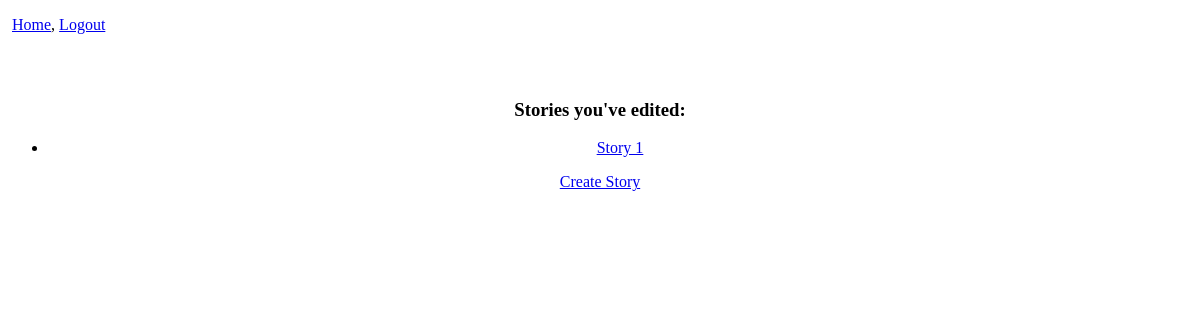
The app's page / (signed in), older data.
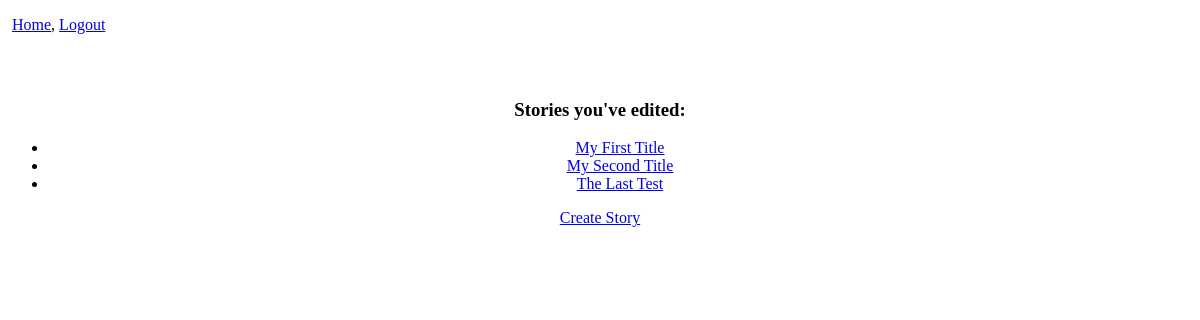
The same page, newer data.
### tables this page shows
CREATE TABLE pages(story_id int, title text, content text, edit_ids text);

### __init__.py (the view)
@app.route('/', methods=["GET"])
def landing_page():
	if (session):
		c.execute("SELECT * FROM pages")
		print(c.fetchall())
		c.execute("SELECT * FROM user_info")
		print(c.fetchall())
		c.execute('SELECT stories_ids FROM user_info WHERE username=?', [session["username"][0]])
		temp = c.fetchone()
		stories_ids = temp
		temp = temp[0]
		temp = temp.split(',')
		stories = []
		if temp != ['']:
			for id in temp:
				if (id != ""):
					c.execute('SELECT title FROM pages WHERE story_id=?', [id])
					title = c.fetchone()[0]
					stories.append([title, id])
		return render_template("dashboard.html", stories=stories, stories_ids=stories_ids)
	else:
		return render_template("landing_page.html")

### templates/dashboard.html
<!DOCTYPE html>
<html>
<body>
	<p style="position: fixed; top: 0; left: 1vw;">
		<a href="/">Home</a>, <a href="/logout">Logout</a>
	</p>
	<br><br><br><br>
	<center>
		<h3>Stories you've edited:</h3>
		<ul>
		{% for story in stories %}
			<li><a href="/view_story?id={{story[1]}}"> {{story[0]}} </a></li>
		{% endfor %}
		</ul>
		<p><a href="/story_creation_form">Create Story</a></p>
	</center>
</body>
</html>

Row changes from the older to the newer data that the page shows:
removed pages: title "Story 1"
added pages: title "My First Title"
now on this page (row edited): pages: title "My Second Title"
added pages: title "The Last Test"
